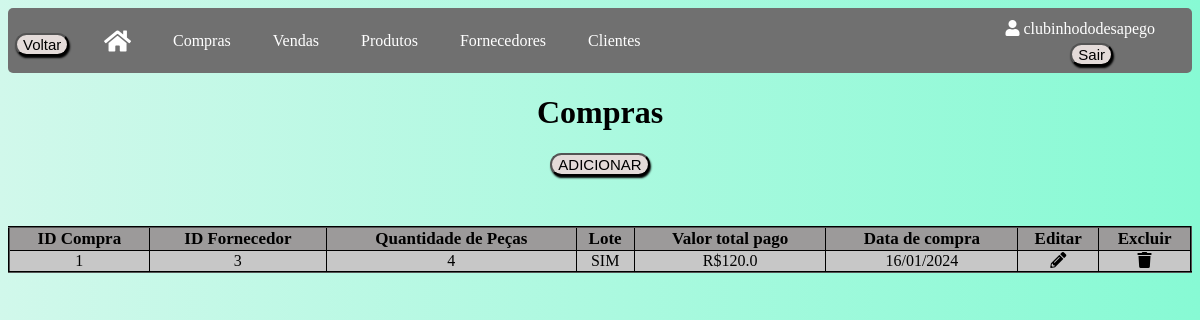
The page /compras (signed in) on the database its author committed.
### app/models/tables.py (models this page shows, shortened)
class Usuario(db.Model, UserMixin):
    __tablename__ = "usuarios"
    id = db.Column(db.Integer, primary_key=True, autoincrement=True)
    nome_brecho = db.Column(db.String(100))
    email = db.Column(db.String(84), unique=True)
    usuario = db.Column(db.String(80), unique=True)
    senha = db.Column(db.String(128))
    clientes = db.relationship("Cliente", backref="usuario")
    produtos = db.relationship("Produto", backref="usuario")
    fornecedores = db.relationship("Fornecedor", backref="usuario")
    compras = db.relationship("Compra", backref="usuario")
    vendas = db.relationship("Venda", backref="usuario")

class Compra(db.Model):
    __tablename__ = "compras"
    id = db.Column(db.Integer, primary_key=True, autoincrement=True)
    id_fornecedor = db.Column(db.Integer, db.ForeignKey('fornecedores.id'))
    qtd_pecas = db.Column(db.Integer)
    lote = db.Column(db.String(3))
    val_total_pg = db.Column(db.Float)
    dta_compra = db.Column(db.Date)
    id_usuario = db.Column(db.Integer, db.ForeignKey('usuarios.id'))
    fornecedor = db.relationship('Fornecedor', foreign_keys=id_fornecedor)

### app/default.py (the view)
@login_required
@app.route("/compras", methods=['GET', 'POST'])
def compras():
    compras = Compra.query.filter_by(id_usuario=current_user.id).all()
    return render_template('compras.html', compras=compras)

### app/default.py (called while the page is built)
@login_manager.user_loader
def load_user(id_usuario):
    return Usuario.query.get(int(id_usuario))

### app/templates/compras.html (shortened to what this page needs)
<!DOCTYPE html>
<html lang="en">
<head>
    <link rel="stylesheet" type="text/css" href="{{ url_for('static', filename='css/compras.css') }}">
    <link rel="stylesheet" href="https://cdnjs.cloudflare.com/ajax/libs/font-awesome/5.15.3/css/all.min.css">
    <link rel="stylesheet" type="text/css" href="https://cdn.datatables.net/1.11.5/css/jquery.dataTables.min.css">
</head>
<body>
    <div class="usuario-logado"><i class="fas fa-user"></i> {{ current_user.usuario }}</div>
    <div class="logout">
        <form method="POST" action="{{ url_for('logout') }}">
            <button class="button" type="submit">Sair</button>
        </form>
    </div>
    <div class="navbar">
        <button onclick="window.history.back()" class="button button_voltar">Voltar</button>
        <a href="/home"><i class="fas fa-home icone-casa"></i></a>
        <a href="/compras">Compras</a>
        <a href="/vendas">Vendas</a>
        <a href="/produtos">Produtos</a>
        <a href="/fornecedores">Fornecedores</a>
        <a href="/clientes">Clientes</a>
    </div>
    <h1 class="titulo">Compras</h1>
    <button class="button_adc"><a href="comprascadastro">ADICIONAR</a></button>
    <table id="tabelaCompras" class="tabela display" border="2">
        <thead>
            <tr>
                <th>ID Compra</th>
                <th>ID Fornecedor</th>
                <th>Quantidade de Peças</th>
                <th>Lote</th>
                <th>Valor total pago</th>
                <th>Data de compra</th>
                <th>Editar</th>
                <th>Excluir</th>
            </tr>
        </thead>
        <tbody>
            {% for compra in compras %}
            <tr>
                <td>{{ compra.id }}</td>
                <td>{{ compra.id_fornecedor }}</td>
                <td>{{ compra.qtd_pecas }}</td>
                <td>{{ compra.lote }}</td>
                <td>R${{ compra.val_total_pg }}</td>
                <td>{{ compra.dta_compra.strftime("%d/%m/%Y") }}</td>
                <td>
                    <a href="/editarcompras/{{ compra.id }}">
                    <div class="icon-container"><i class="fas fa-pencil-alt"></i></div>
                    </a>
                </td>
                <td>
                    <a href="/excluircompras/{{ compra.id }}" class="excluir-compra" data-id="{{ compra.id }}" data-confirm="Tem certeza de que deseja excluir esta compra?">
                        <div class="icon-container"><i class="fas fa-trash"></i></div>
                    </a>
                </td>
            </tr>
            {% endfor %}
        </tbody>
    </table>
</body>
</html>

### app/static/css/compras.css (style rules this page uses)
body { background: linear-gradient(to right, #d1f8eb, #87fad4); }
.usuario-logado { position: absolute; top: 20px; right: 45px; color: white; }
.logout { position: absolute; top: 43px; right: 87px; }
.button_voltar { position: absolute; top: 33px; left: 15px; }
.button { font-size: 15px; margin-bottom: 13px; background-color: #e4dbd9; cursor: pointer; transition: background-color 0.3s ease; border-radius: 20px; box-shadow: 1px 2px 2px black; }
.navbar { overflow: hidden; background-color: #707070; height: 65px; border-radius: 5px; }
.navbar a { float: left; display: flex; align-items: center; color: white; text-align: center; padding: 0px 16px; text-decoration: none; height: 100%; margin-left: 80px; margin-right: -70px; }
.icone-casa { font-size: 24px; }
.titulo { text-align: center; }
.button_adc { font-size: 15px; margin: 13px auto; background-color: #e4dbd9; cursor: pointer; transition: background-color 0.3s ease; border-radius: 20px; box-shadow: 1px 2px 2px black; display: flex; align-items: center; }
.tabela { border-collapse: collapse; width: 100%; text-align: center; background-color: #c7c7c7; margin-top: 50px; border-color: black; }
th { font-size: 17px; background-color: #9c9a9a; }
a { text-decoration: none; color: #000; }

### rows shown on the page
Usuario: usuario "clubinhododesapego"
Compra: id "1", id_fornecedor "3", qtd_pecas "4", lote "SIM", val_total_pg "120.0", dta_compra "16/01/2024"
